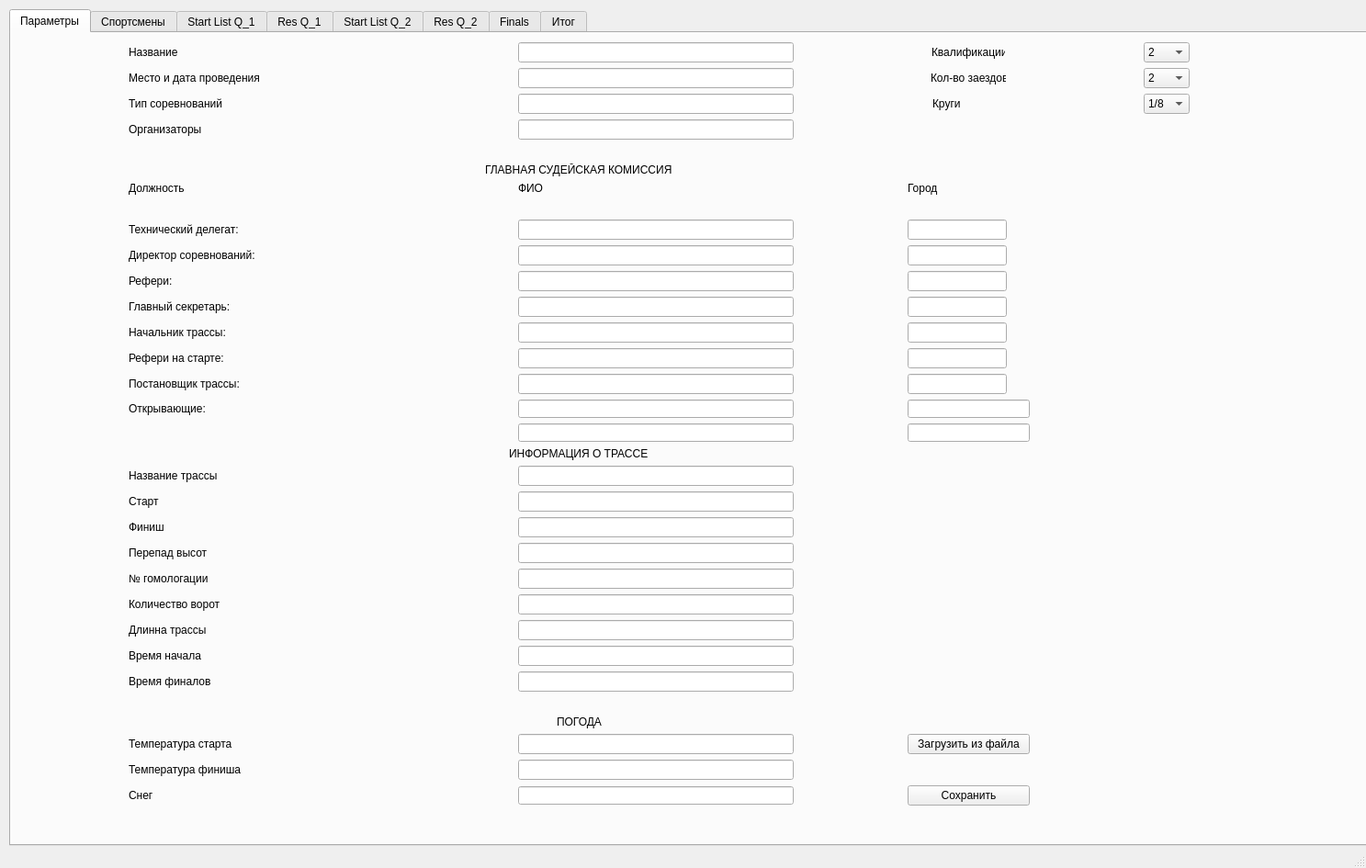
<?xml version="1.0" encoding="UTF-8"?>
<ui version="4.0">
 <class>MainWindow</class>
 <widget class="QMainWindow" name="MainWindow">
  <property name="geometry">
   <rect>
    <x>0</x>
    <y>0</y>
    <width>1487</width>
    <height>945</height>
   </rect>
  </property>
  <property name="windowTitle">
   <string>MainWindow</string>
  </property>
  <widget class="QWidget" name="centralwidget">
   <widget class="QTabWidget" name="tabWidget">
    <property name="enabled">
     <bool>true</bool>
    </property>
    <property name="geometry">
     <rect>
      <x>10</x>
      <y>10</y>
      <width>1481</width>
      <height>911</height>
     </rect>
    </property>
    <property name="currentIndex">
     <number>0</number>
    </property>
    <widget class="QWidget" name="tab">
     <attribute name="title">
      <string>Параметры</string>
     </attribute>
     <widget class="QWidget" name="gridLayoutWidget">
      <property name="geometry">
       <rect>
        <x>10</x>
        <y>10</y>
        <width>1391</width>
        <height>831</height>
       </rect>
      </property>
      <layout class="QGridLayout" name="gridLayout">
       <item row="17" column="0">
        <widget class="QLabel" name="label_21">
         <property name="text">
          <string/>
         </property>
        </widget>
       </item>
       <item row="1" column="0">
        <widget class="QLabel" name="label_5">
         <property name="text">
          <string>Место и дата проведения</string>
         </property>
        </widget>
       </item>
       <item row="11" column="0">
        <widget class="QLabel" name="label_13">
         <property name="text">
          <string>Главный секретарь:</string>
         </property>
        </widget>
       </item>
       <item row="15" column="1">
        <widget class="QLineEdit" name="fio8">
         <property name="minimumSize">
          <size>
           <width>300</width>
           <height>20</height>
          </size>
         </property>
         <property name="maximumSize">
          <size>
           <width>300</width>
           <height>20</height>
          </size>
         </property>
        </widget>
       </item>
       <item row="3" column="1" alignment="Qt::AlignLeft">
        <widget class="QLineEdit" name="orglineEdit">
         <property name="minimumSize">
          <size>
           <width>300</width>
           <height>0</height>
          </size>
         </property>
        </widget>
       </item>
       <item row="14" column="0">
        <widget class="QLabel" name="label_2">
         <property name="text">
          <string>Постановщик трассы:</string>
         </property>
        </widget>
       </item>
       <item row="27" column="1">
        <widget class="QLineEdit" name="startTime">
         <property name="minimumSize">
          <size>
           <width>300</width>
           <height>0</height>
          </size>
         </property>
         <property name="maximumSize">
          <size>
           <width>300</width>
           <height>16777215</height>
          </size>
         </property>
        </widget>
       </item>
       <item row="1" column="2">
        <layout class="QHBoxLayout" name="horizontalLayout_5">
         <property name="leftMargin">
          <number>0</number>
         </property>
         <item>
          <widget class="QLabel" name="label_39">
           <property name="maximumSize">
            <size>
             <width>82</width>
             <height>16777215</height>
            </size>
           </property>
           <property name="text">
            <string>Кол-во заездов</string>
           </property>
          </widget>
         </item>
        </layout>
       </item>
       <item row="3" column="0">
        <widget class="QLabel" name="label_7">
         <property name="text">
          <string>Организаторы</string>
         </property>
        </widget>
       </item>
       <item row="32" column="0">
        <widget class="QLabel" name="label_33">
         <property name="text">
          <string>Температура финиша</string>
         </property>
        </widget>
       </item>
       <item row="6" column="2" alignment="Qt::AlignLeft">
        <widget class="QLabel" name="label_17">
         <property name="text">
          <string>Город</string>
         </property>
        </widget>
       </item>
       <item row="12" column="2" alignment="Qt::AlignLeft">
        <widget class="QLineEdit" name="city5"/>
       </item>
       <item row="23" column="0">
        <widget class="QLabel" name="label_20">
         <property name="text">
          <string>Перепад высот</string>
         </property>
        </widget>
       </item>
       <item row="17" column="2">
        <widget class="QLineEdit" name="city9">
         <property name="minimumSize">
          <size>
           <width>0</width>
           <height>20</height>
          </size>
         </property>
         <property name="maximumSize">
          <size>
           <width>133</width>
           <height>20</height>
          </size>
         </property>
        </widget>
       </item>
       <item row="29" column="0" colspan="3">
        <widget class="QLabel" name="label_31">
         <property name="text">
          <string/>
         </property>
        </widget>
       </item>
       <item row="15" column="2">
        <widget class="QLineEdit" name="city8">
         <property name="minimumSize">
          <size>
           <width>0</width>
           <height>20</height>
          </size>
         </property>
         <property name="maximumSize">
          <size>
           <width>133</width>
           <height>20</height>
          </size>
         </property>
        </widget>
       </item>
       <item row="0" column="1" alignment="Qt::AlignLeft">
        <widget class="QLineEdit" name="titlelineEdit">
         <property name="minimumSize">
          <size>
           <width>300</width>
           <height>0</height>
          </size>
         </property>
        </widget>
       </item>
       <item row="0" column="2">
        <layout class="QHBoxLayout" name="horizontalLayout_4">
         <item>
          <widget class="QLabel" name="label_40">
           <property name="maximumSize">
            <size>
             <width>80</width>
             <height>16777215</height>
            </size>
           </property>
           <property name="text">
            <string>Квалификации</string>
           </property>
          </widget>
         </item>
        </layout>
       </item>
       <item row="22" column="1">
        <widget class="QLineEdit" name="finish">
         <property name="minimumSize">
          <size>
           <width>300</width>
           <height>0</height>
          </size>
         </property>
         <property name="maximumSize">
          <size>
           <width>300</width>
           <height>16777215</height>
          </size>
         </property>
        </widget>
       </item>
       <item row="10" column="1" alignment="Qt::AlignLeft">
        <widget class="QLineEdit" name="fio3">
         <property name="minimumSize">
          <size>
           <width>300</width>
           <height>0</height>
          </size>
         </property>
        </widget>
       </item>
       <item row="11" column="1" alignment="Qt::AlignLeft">
        <widget class="QLineEdit" name="fio4">
         <property name="minimumSize">
          <size>
           <width>300</width>
           <height>0</height>
          </size>
         </property>
        </widget>
       </item>
       <item row="10" column="0">
        <widget class="QLabel" name="label_12">
         <property name="text">
          <string>Рефери:</string>
         </property>
        </widget>
       </item>
       <item row="33" column="1">
        <widget class="QLineEdit" name="snow">
         <property name="minimumSize">
          <size>
           <width>300</width>
           <height>20</height>
          </size>
         </property>
         <property name="maximumSize">
          <size>
           <width>300</width>
           <height>20</height>
          </size>
         </property>
        </widget>
       </item>
       <item row="9" column="2" alignment="Qt::AlignLeft">
        <widget class="QLineEdit" name="city2"/>
       </item>
       <item row="20" column="0">
        <widget class="QLabel" name="label_22">
         <property name="text">
          <string>Название трассы</string>
         </property>
        </widget>
       </item>
       <item row="9" column="1" alignment="Qt::AlignLeft">
        <widget class="QLineEdit" name="fio2">
         <property name="minimumSize">
          <size>
           <width>300</width>
           <height>0</height>
          </size>
         </property>
        </widget>
       </item>
       <item row="13" column="2" alignment="Qt::AlignLeft">
        <widget class="QLineEdit" name="city6"/>
       </item>
       <item row="6" column="0" alignment="Qt::AlignLeft">
        <widget class="QLabel" name="label_9">
         <property name="text">
          <string>Должность</string>
         </property>
        </widget>
       </item>
       <item row="15" column="0">
        <widget class="QLabel" name="label_3">
         <property name="text">
          <string>Открывающие:</string>
         </property>
        </widget>
       </item>
       <item row="27" column="0">
        <widget class="QLabel" name="label_28">
         <property name="text">
          <string>Время начала</string>
         </property>
        </widget>
       </item>
       <item row="23" column="1">
        <widget class="QLineEdit" name="altitudeDiff">
         <property name="minimumSize">
          <size>
           <width>300</width>
           <height>0</height>
          </size>
         </property>
         <property name="maximumSize">
          <size>
           <width>300</width>
           <height>16777215</height>
          </size>
         </property>
        </widget>
       </item>
       <item row="21" column="0">
        <widget class="QLabel" name="label_23">
         <property name="text">
          <string>Старт</string>
         </property>
        </widget>
       </item>
       <item row="18" column="0" colspan="3" alignment="Qt::AlignHCenter">
        <widget class="QLabel" name="label_4">
         <property name="text">
          <string>ИНФОРМАЦИЯ О ТРАССЕ</string>
         </property>
        </widget>
       </item>
       <item row="33" column="2">
        <widget class="QPushButton" name="saveParams">
         <property name="maximumSize">
          <size>
           <width>150</width>
           <height>45</height>
          </size>
         </property>
         <property name="text">
          <string>Сохранить</string>
         </property>
        </widget>
       </item>
       <item row="12" column="1" alignment="Qt::AlignLeft">
        <widget class="QLineEdit" name="fio5">
         <property name="minimumSize">
          <size>
           <width>300</width>
           <height>0</height>
          </size>
         </property>
        </widget>
       </item>
       <item row="14" column="1" alignment="Qt::AlignLeft">
        <widget class="QLineEdit" name="fio7">
         <property name="minimumSize">
          <size>
           <width>300</width>
           <height>0</height>
          </size>
         </property>
        </widget>
       </item>
       <item row="31" column="1">
        <widget class="QLineEdit" name="startTemp">
         <property name="minimumSize">
          <size>
           <width>300</width>
           <height>0</height>
          </size>
         </property>
         <property name="maximumSize">
          <size>
           <width>300</width>
           <height>16777215</height>
          </size>
         </property>
        </widget>
       </item>
       <item row="14" column="2" alignment="Qt::AlignLeft">
        <widget class="QLineEdit" name="city7"/>
       </item>
       <item row="26" column="0">
        <widget class="QLabel" name="label_27">
         <property name="text">
          <string>Длинна трассы</string>
         </property>
        </widget>
       </item>
       <item row="22" column="0">
        <widget class="QLabel" name="label_24">
         <property name="text">
          <string>Финиш</string>
         </property>
        </widget>
       </item>
       <item row="8" column="2" alignment="Qt::AlignLeft">
        <widget class="QLineEdit" name="city1"/>
       </item>
       <item row="32" column="1">
        <widget class="QLineEdit" name="finishTemp">
         <property name="minimumSize">
          <size>
           <width>300</width>
           <height>0</height>
          </size>
         </property>
         <property name="maximumSize">
          <size>
           <width>300</width>
           <height>16777215</height>
          </size>
         </property>
        </widget>
       </item>
       <item row="2" column="0">
        <widget class="QLabel" name="label_6">
         <property name="text">
          <string>Тип соревнований</string>
         </property>
        </widget>
       </item>
       <item row="20" column="1">
        <widget class="QLineEdit" name="trackName">
         <property name="minimumSize">
          <size>
           <width>300</width>
           <height>0</height>
          </size>
         </property>
         <property name="maximumSize">
          <size>
           <width>300</width>
           <height>16777215</height>
          </size>
         </property>
        </widget>
       </item>
       <item row="30" column="0" colspan="3" alignment="Qt::AlignHCenter">
        <widget class="QLabel" name="label_30">
         <property name="text">
          <string>ПОГОДА</string>
         </property>
        </widget>
       </item>
       <item row="2" column="2">
        <layout class="QHBoxLayout" name="horizontalLayout_6">
         <item>
          <widget class="QLabel" name="label_37">
           <property name="maximumSize">
            <size>
             <width>78</width>
             <height>16777215</height>
            </size>
           </property>
           <property name="text">
            <string>Круги</string>
           </property>
          </widget>
         </item>
        </layout>
       </item>
       <item row="2" column="1" alignment="Qt::AlignLeft">
        <widget class="QLineEdit" name="typelineEdit">
         <property name="minimumSize">
          <size>
           <width>300</width>
           <height>0</height>
          </size>
         </property>
        </widget>
       </item>
       <item row="7" column="0" colspan="3">
        <widget class="QLabel" name="label_19">
         <property name="text">
          <string/>
         </property>
        </widget>
       </item>
       <item row="5" column="0" colspan="3" alignment="Qt::AlignHCenter">
        <widget class="QLabel" name="label_8">
         <property name="text">
          <string>ГЛАВНАЯ СУДЕЙСКАЯ КОМИССИЯ</string>
         </property>
        </widget>
       </item>
       <item row="28" column="1">
        <widget class="QLineEdit" name="finalsTime">
         <property name="minimumSize">
          <size>
           <width>300</width>
           <height>0</height>
          </size>
         </property>
         <property name="maximumSize">
          <size>
           <width>300</width>
           <height>16777215</height>
          </size>
         </property>
        </widget>
       </item>
       <item row="10" column="2" alignment="Qt::AlignLeft">
        <widget class="QLineEdit" name="city3"/>
       </item>
       <item row="17" column="1">
        <widget class="QLineEdit" name="fio9">
         <property name="minimumSize">
          <size>
           <width>300</width>
           <height>20</height>
          </size>
         </property>
         <property name="maximumSize">
          <size>
           <width>300</width>
           <height>20</height>
          </size>
         </property>
        </widget>
       </item>
       <item row="33" column="0">
        <widget class="QLabel" name="label_34">
         <property name="text">
          <string>Снег</string>
         </property>
        </widget>
       </item>
       <item row="25" column="1">
        <widget class="QLineEdit" name="gates">
         <property name="minimumSize">
          <size>
           <width>300</width>
           <height>0</height>
          </size>
         </property>
         <property name="maximumSize">
          <size>
           <width>300</width>
           <height>16777215</height>
          </size>
         </property>
        </widget>
       </item>
       <item row="1" column="1" alignment="Qt::AlignLeft">
        <widget class="QLineEdit" name="datelineEdit">
         <property name="minimumSize">
          <size>
           <width>300</width>
           <height>0</height>
          </size>
         </property>
        </widget>
       </item>
       <item row="0" column="0">
        <widget class="QLabel" name="label">
         <property name="text">
          <string>Название</string>
         </property>
        </widget>
       </item>
       <item row="25" column="0">
        <widget class="QLabel" name="label_26">
         <property name="text">
          <string>Количество ворот</string>
         </property>
        </widget>
       </item>
       <item row="28" column="0">
        <widget class="QLabel" name="label_29">
         <property name="text">
          <string>Время финалов</string>
         </property>
        </widget>
       </item>
       <item row="8" column="1" alignment="Qt::AlignLeft|Qt::AlignVCenter">
        <widget class="QLineEdit" name="fio1">
         <property name="minimumSize">
          <size>
           <width>300</width>
           <height>0</height>
          </size>
         </property>
        </widget>
       </item>
       <item row="6" column="1" alignment="Qt::AlignLeft">
        <widget class="QLabel" name="label_16">
         <property name="text">
          <string>ФИО</string>
         </property>
        </widget>
       </item>
       <item row="11" column="2" alignment="Qt::AlignLeft">
        <widget class="QLineEdit" name="city4"/>
       </item>
       <item row="12" column="0">
        <widget class="QLabel" name="label_14">
         <property name="text">
          <string>Начальник трассы:</string>
         </property>
        </widget>
       </item>
       <item row="8" column="0">
        <widget class="QLabel" name="label_10">
         <property name="maximumSize">
          <size>
           <width>300</width>
           <height>16777215</height>
          </size>
         </property>
         <property name="text">
          <string>Технический делегат:</string>
         </property>
        </widget>
       </item>
       <item row="24" column="0">
        <widget class="QLabel" name="label_25">
         <property name="text">
          <string>№ гомологации</string>
         </property>
        </widget>
       </item>
       <item row="13" column="1" alignment="Qt::AlignLeft">
        <widget class="QLineEdit" name="fio6">
         <property name="minimumSize">
          <size>
           <width>300</width>
           <height>0</height>
          </size>
         </property>
        </widget>
       </item>
       <item row="31" column="0">
        <widget class="QLabel" name="label_32">
         <property name="text">
          <string>Температура старта</string>
         </property>
        </widget>
       </item>
       <item row="9" column="0">
        <widget class="QLabel" name="label_11">
         <property name="text">
          <string>Директор соревнований:</string>
         </property>
        </widget>
       </item>
       <item row="21" column="1">
        <widget class="QLineEdit" name="start">
         <property name="minimumSize">
          <size>
           <width>300</width>
           <height>0</height>
          </size>
         </property>
         <property name="maximumSize">
          <size>
           <width>300</width>
           <height>16777215</height>
          </size>
         </property>
        </widget>
       </item>
       <item row="13" column="0">
        <widget class="QLabel" name="label_15">
         <property name="text">
          <string>Рефери на старте:</string>
         </property>
        </widget>
       </item>
       <item row="26" column="1">
        <widget class="QLineEdit" name="length">
         <property name="minimumSize">
          <size>
           <width>300</width>
           <height>0</height>
          </size>
         </property>
         <property name="maximumSize">
          <size>
           <width>300</width>
           <height>16777215</height>
          </size>
         </property>
        </widget>
       </item>
       <item row="4" column="0" colspan="3">
        <widget class="QLabel" name="label_18">
         <property name="text">
          <string/>
         </property>
        </widget>
       </item>
       <item row="24" column="1">
        <widget class="QLineEdit" name="homologation">
         <property name="minimumSize">
          <size>
           <width>300</width>
           <height>0</height>
          </size>
         </property>
         <property name="maximumSize">
          <size>
           <width>300</width>
           <height>16777215</height>
          </size>
         </property>
        </widget>
       </item>
       <item row="31" column="2">
        <widget class="QPushButton" name="pushButtonLoadSettings">
         <property name="text">
          <string>Загрузить из файла</string>
         </property>
        </widget>
       </item>
       <item row="1" column="3">
        <widget class="QComboBox" name="runsComboBox">
         <property name="maximumSize">
          <size>
           <width>50</width>
           <height>16777215</height>
          </size>
         </property>
         <property name="currentIndex">
          <number>1</number>
         </property>
         <item>
          <property name="text">
           <string>1</string>
          </property>
         </item>
         <item>
          <property name="text">
           <string>2</string>
          </property>
         </item>
        </widget>
       </item>
       <item row="0" column="3">
        <widget class="QComboBox" name="qualificationsComboBox">
         <property name="maximumSize">
          <size>
           <width>50</width>
           <height>16777215</height>
          </size>
         </property>
         <property name="currentText">
          <string>2</string>
         </property>
         <property name="currentIndex">
          <number>1</number>
         </property>
         <property name="frame">
          <bool>true</bool>
         </property>
         <item>
          <property name="text">
           <string>1</string>
          </property>
         </item>
         <item>
          <property name="text">
           <string>2</string>
          </property>
         </item>
        </widget>
       </item>
       <item row="2" column="3">
        <widget class="QComboBox" name="roundsComboBox">
         <property name="maximumSize">
          <size>
           <width>50</width>
           <height>16777215</height>
          </size>
         </property>
         <property name="currentIndex">
          <number>1</number>
         </property>
         <item>
          <property name="text">
           <string>1/16</string>
          </property>
         </item>
         <item>
          <property name="text">
           <string>1/8</string>
          </property>
         </item>
         <item>
          <property name="text">
           <string>1/4</string>
          </property>
         </item>
         <item>
          <property name="text">
           <string>1/2</string>
          </property>
         </item>
        </widget>
       </item>
      </layout>
     </widget>
    </widget>
    <widget class="QWidget" name="tab_3">
     <attribute name="title">
      <string>Спортсмены</string>
     </attribute>
     <widget class="QTableWidget" name="participantsTable">
      <property name="geometry">
       <rect>
        <x>0</x>
        <y>0</y>
        <width>751</width>
        <height>761</height>
       </rect>
      </property>
      <column>
       <property name="text">
        <string>bib</string>
       </property>
      </column>
      <column>
       <property name="text">
        <string>С.Ф.</string>
       </property>
      </column>
      <column>
       <property name="text">
        <string>ФИО</string>
       </property>
      </column>
      <column>
       <property name="text">
        <string>Год рождения</string>
       </property>
      </column>
      <column>
       <property name="text">
        <string>Разряд</string>
       </property>
      </column>
      <column>
       <property name="text">
        <string>Очки КР</string>
       </property>
      </column>
     </widget>
     <widget class="QWidget" name="horizontalLayoutWidget">
      <property name="geometry">
       <rect>
        <x>160</x>
        <y>770</y>
        <width>401</width>
        <height>51</height>
       </rect>
      </property>
      <layout class="QHBoxLayout" name="horizontalLayout_3">
       <item>
        <widget class="QPushButton" name="pushButtonDelete">
         <property name="text">
          <string>Удaлить данные</string>
         </property>
        </widget>
       </item>
       <item>
        <widget class="QPushButton" name="pushButtonAdd">
         <property name="text">
          <string>Добавить спортсмена</string>
         </property>
        </widget>
       </item>
       <item>
        <widget class="QPushButton" name="pushButtonSave">
         <property name="text">
          <string>Сохранить данные!</string>
         </property>
        </widget>
       </item>
      </layout>
     </widget>
     <widget class="QPushButton" name="pushButtonLoadList">
      <property name="geometry">
       <rect>
        <x>870</x>
        <y>20</y>
        <width>181</width>
        <height>61</height>
       </rect>
      </property>
      <property name="text">
       <string>Загрузить список участников</string>
      </property>
     </widget>
     <widget class="QWidget" name="horizontalLayoutWidget_2">
      <property name="geometry">
       <rect>
        <x>759</x>
        <y>100</y>
        <width>351</width>
        <height>51</height>
       </rect>
      </property>
      <layout class="QHBoxLayout" name="horizontalLayout">
       <item>
        <widget class="QLabel" name="label_38">
         <property name="maximumSize">
          <size>
           <width>50</width>
           <height>16777215</height>
          </size>
         </property>
         <property name="text">
          <string>Файл:</string>
         </property>
        </widget>
       </item>
       <item alignment="Qt::AlignLeft">
        <widget class="QLabel" name="fileNameLabel">
         <property name="text">
          <string/>
         </property>
        </widget>
       </item>
      </layout>
     </widget>
     <widget class="QLabel" name="labelError">
      <property name="geometry">
       <rect>
        <x>760</x>
        <y>170</y>
        <width>351</width>
        <height>31</height>
       </rect>
      </property>
      <property name="text">
       <string/>
      </property>
     </widget>
    </widget>
    <widget class="QWidget" name="tab_2">
     <attribute name="title">
      <string>Start List Q_1</string>
     </attribute>
     <widget class="QWidget" name="gridLayoutWidget_2">
      <property name="geometry">
       <rect>
        <x>0</x>
        <y>10</y>
        <width>1181</width>
        <height>771</height>
       </rect>
      </property>
      <layout class="QGridLayout" name="gridLayout_2">
       <item row="0" column="1" alignment="Qt::AlignHCenter">
        <widget class="QLabel" name="label_36">
         <property name="styleSheet">
          <string notr="true">font-weight: 600;
color: rgb(0, 0, 255)
</string>
         </property>
         <property name="text">
          <string>СИНЯЯ ТРАССА</string>
         </property>
        </widget>
       </item>
       <item row="1" column="0">
        <widget class="QTableWidget" name="redListQ1">
         <property name="enabled">
          <bool>true</bool>
         </property>
         <property name="maximumSize">
          <size>
           <width>16777215</width>
           <height>16777215</height>
          </size>
         </property>
         <column>
          <property name="text">
           <string>bib</string>
          </property>
         </column>
         <column>
          <property name="text">
           <string>С.Ф.</string>
          </property>
         </column>
         <column>
          <property name="text">
           <string>ФИО</string>
          </property>
         </column>
         <column>
          <property name="text">
           <string>С.К.</string>
          </property>
         </column>
        </widget>
       </item>
       <item row="0" column="0" alignment="Qt::AlignHCenter">
        <widget class="QLabel" name="label_35">
         <property name="styleSheet">
          <string notr="true">font-weight: 600;
color: rgb(255, 0, 0)</string>
         </property>
         <property name="text">
          <string>КРАСНАЯ ТРАССА</string>
         </property>
        </widget>
       </item>
       <item row="1" column="1">
        <widget class="QTableWidget" name="blueListQ1">
         <column>
          <property name="text">
           <string>bib</string>
          </property>
         </column>
         <column>
          <property name="text">
           <string>С.Ф.</string>
          </property>
         </column>
         <column>
          <property name="text">
           <string>ФИО</string>
          </property>
         </column>
         <column>
          <property name="text">
           <string>С.К.</string>
          </property>
         </column>
        </widget>
       </item>
      </layout>
     </widget>
     <widget class="QPushButton" name="pushButtonAccept">
      <property name="geometry">
       <rect>
        <x>800</x>
        <y>790</y>
        <width>331</width>
        <height>41</height>
       </rect>
      </property>
      <property name="text">
       <string>ПОДТВЕРДИТЬ СПИСОК</string>
      </property>
     </widget>
    </widget>
    <widget class="QWidget" name="tab_4">
     <attribute name="title">
      <string>Res Q_1</string>
     </attribute>
     <widget class="QWidget" name="gridLayoutWidget_4">
      <property name="geometry">
       <rect>
        <x>0</x>
        <y>10</y>
        <width>1461</width>
        <height>771</height>
       </rect>
      </property>
      <layout class="QGridLayout" name="gridLayout_6">
       <item row="1" column="1">
        <widget class="QTableWidget" name="BlueUnsortListQ1">
         <property name="maximumSize">
          <size>
           <width>430</width>
           <height>16777215</height>
          </size>
         </property>
         <column>
          <property name="text">
           <string>bib</string>
          </property>
         </column>
         <column>
          <property name="text">
           <string>С.Ф.</string>
          </property>
         </column>
         <column>
          <property name="text">
           <string>ФИО</string>
          </property>
         </column>
         <column>
          <property name="text">
           <string>Время</string>
          </property>
         </column>
        </widget>
       </item>
       <item row="0" column="1" alignment="Qt::AlignHCenter">
        <widget class="QLabel" name="label_110">
         <property name="styleSheet">
          <string notr="true">font-weight: 600;
color: rgb(0, 0, 255)</string>
         </property>
         <property name="text">
          <string>СИНЯЯ ТРАССА</string>
         </property>
        </widget>
       </item>
       <item row="0" column="0" alignment="Qt::AlignHCenter">
        <widget class="QLabel" name="label_109">
         <property name="styleSheet">
          <string notr="true">font-weight: 600;
color: rgb(255, 0, 0)</string>
         </property>
         <property name="text">
          <string>КРАССНАЯ ТРАССА</string>
         </property>
        </widget>
       </item>
       <item row="1" column="2">
        <widget class="QTableWidget" name="ResSortListQ1">
         <property name="maximumSize">
          <size>
           <width>600</width>
           <height>16777215</height>
          </size>
         </property>
         <column>
          <property name="text">
           <string>Место</string>
          </property>
         </column>
         <column>
          <property name="text">
           <string>bib</string>
          </property>
         </column>
         <column>
          <property name="text">
           <string>ФИО</string>
          </property>
         </column>
         <column>
          <property name="text">
           <string>Время</string>
          </property>
         </column>
         <column>
          <property name="text">
           <string>Трасса</string>
          </property>
         </column>
        </widget>
       </item>
       <item row="0" column="2" alignment="Qt::AlignHCenter">
        <widget class="QLabel" name="label_113">
         <property name="text">
          <string>ОТСОРТИРОВАННОЕ ОБЩЕЕ ВРЕМЯ</string>
         </property>
        </widget>
       </item>
       <item row="1" column="0">
        <widget class="QTableWidget" name="RedUnsortListQ1">
         <property name="maximumSize">
          <size>
           <width>430</width>
           <height>16777215</height>
          </size>
         </property>
         <column>
          <property name="text">
           <string>bib</string>
          </property>
         </column>
         <column>
          <property name="text">
           <string>С.Ф.</string>
          </property>
         </column>
         <column>
          <property name="text">
           <string>ФИО</string>
          </property>
         </column>
         <column>
          <property name="text">
           <string>Время</string>
          </property>
         </column>
        </widget>
       </item>
      </layout>
     </widget>
    </widget>
    <widget class="QWidget" name="CC_Q_2_Tab">
     <attribute name="title">
      <string>Start List Q_2</string>
     </attribute>
     <widget class="QWidget" name="gridLayoutWidget_3">
      <property name="geometry">
       <rect>
        <x>0</x>
        <y>10</y>
        <width>1181</width>
        <height>771</height>
       </rect>
      </property>
      <layout class="QGridLayout" name="gridLayout_3">
       <item row="0" column="1" alignment="Qt::AlignHCenter">
        <widget class="QLabel" name="label_43">
         <property name="styleSheet">
          <string notr="true">font-weight: 600;
color: rgb(0, 0, 255)</string>
         </property>
         <property name="text">
          <string>СИНЯЯ ТРАССА</string>
         </property>
        </widget>
       </item>
       <item row="1" column="0">
        <widget class="QTableWidget" name="redListQ2">
         <property name="maximumSize">
          <size>
           <width>16777215</width>
           <height>16777215</height>
          </size>
         </property>
         <column>
          <property name="text">
           <string>bib</string>
          </property>
         </column>
         <column>
          <property name="text">
           <string>ФИО</string>
          </property>
         </column>
         <column>
          <property name="text">
           <string>Время Q1</string>
          </property>
         </column>
        </widget>
       </item>
       <item row="0" column="0" alignment="Qt::AlignHCenter">
        <widget class="QLabel" name="label_44">
         <property name="styleSheet">
          <string notr="true">font-weight: 600;
color: rgb(255, 0, 0)</string>
         </property>
         <property name="text">
          <string>КРАСНАЯ ТРАССА</string>
         </property>
        </widget>
       </item>
       <item row="1" column="1">
        <widget class="QTableWidget" name="blueListQ2">
         <column>
          <property name="text">
           <string>bib</string>
          </property>
         </column>
         <column>
          <property name="text">
           <string>ФИО</string>
          </property>
         </column>
         <column>
          <property name="text">
           <string>Время Q1</string>
          </property>
         </column>
        </widget>
       </item>
      </layout>
     </widget>
     <widget class="QPushButton" name="pushButtonAccept_2">
      <property name="geometry">
       <rect>
        <x>800</x>
        <y>790</y>
        <width>331</width>
        <height>41</height>
       </rect>
      </property>
      <property name="text">
       <string>ПОДТВЕРДИТЬ СПИСОК</string>
      </property>
     </widget>
    </widget>
    <widget class="QWidget" name="RES_Q_2_Tab">
     <attribute name="title">
      <string>Res Q_2</string>
     </attribute>
     <widget class="QPushButton" name="pushButtonShowFinals">
      <property name="geometry">
       <rect>
        <x>790</x>
        <y>830</y>
        <width>331</width>
        <height>41</height>
       </rect>
      </property>
      <property name="text">
       <string>ПОКАЗАТЬ ФИНАЛЫ</string>
      </property>
     </widget>
     <widget class="QWidget" name="gridLayoutWidget_5">
      <property name="geometry">
       <rect>
        <x>0</x>
        <y>10</y>
        <width>1461</width>
        <height>771</height>
       </rect>
      </property>
      <layout class="QGridLayout" name="gridLayout_7">
       <item row="1" column="0">
        <widget class="QTableWidget" name="RedUnsortListQ2">
         <property name="maximumSize">
          <size>
           <width>430</width>
           <height>16777215</height>
          </size>
         </property>
         <column>
          <property name="text">
           <string>bib</string>
          </property>
         </column>
         <column>
          <property name="text">
           <string>С.Ф.</string>
          </property>
         </column>
         <column>
          <property name="text">
           <string>ФИО</string>
          </property>
         </column>
         <column>
          <property name="text">
           <string>Время</string>
          </property>
         </column>
        </widget>
       </item>
       <item row="1" column="1">
        <widget class="QTableWidget" name="BlueUnsortListQ2">
         <property name="maximumSize">
          <size>
           <width>430</width>
           <height>16777215</height>
          </size>
         </property>
         <column>
          <property name="text">
           <string>bib</string>
          </property>
         </column>
         <column>
          <property name="text">
           <string>С.Ф.</string>
          </property>
         </column>
         <column>
          <property name="text">
           <string>ФИО</string>
          </property>
         </column>
         <column>
          <property name="text">
           <string>Время</string>
          </property>
         </column>
        </widget>
       </item>
       <item row="0" column="1" alignment="Qt::AlignHCenter">
        <widget class="QLabel" name="label_111">
         <property name="styleSheet">
          <string notr="true">font-weight: 600;
color: rgb(0, 0, 255)</string>
         </property>
         <property name="text">
          <string>СИНЯЯ ТРАССА</string>
         </property>
        </widget>
       </item>
       <item row="0" column="0" alignment="Qt::AlignHCenter">
        <widget class="QLabel" name="label_112">
         <property name="styleSheet">
          <string notr="true">font-weight: 600;
color: rgb(255, 0, 0)</string>
         </property>
         <property name="text">
          <string>КРАССНАЯ ТРАССА</string>
         </property>
        </widget>
       </item>
       <item row="1" column="2">
        <widget class="QTableWidget" name="ResSortListQ2">
         <property name="maximumSize">
          <size>
           <width>600</width>
           <height>16777215</height>
          </size>
         </property>
         <column>
          <property name="text">
           <string>Место</string>
          </property>
         </column>
         <column>
          <property name="text">
           <string>bib</string>
          </property>
         </column>
         <column>
          <property name="text">
           <string>ФИО</string>
          </property>
         </column>
         <column>
          <property name="text">
           <string>Время Q_1</string>
          </property>
         </column>
         <column>
          <property name="text">
           <string>Время Q_2</string>
          </property>
         </column>
         <column>
          <property name="text">
           <string>Трасса</string>
          </property>
         </column>
        </widget>
       </item>
       <item row="0" column="2" alignment="Qt::AlignHCenter">
        <widget class="QLabel" name="label_114">
         <property name="text">
          <string>ОТСОРТИРОВАННОЕ ОБЩЕЕ ВРЕМЯ</string>
         </property>
        </widget>
       </item>
      </layout>
     </widget>
    </widget>
    <widget class="QWidget" name="tab_6">
     <attribute name="title">
      <string>Finals</string>
     </attribute>
     <widget class="QTableWidget" name="tableWidgetFinals">
      <property name="geometry">
       <rect>
        <x>10</x>
        <y>40</y>
        <width>891</width>
        <height>621</height>
       </rect>
      </property>
      <row>
       <property name="text">
        <string>Heat 1</string>
       </property>
      </row>
      <row>
       <property name="text">
        <string>Heat 2</string>
       </property>
      </row>
      <row>
       <property name="text">
        <string>Heat 3</string>
       </property>
      </row>
      <row>
       <property name="text">
        <string>Heat 4</string>
       </property>
      </row>
      <row>
       <property name="text">
        <string>Heat 5</string>
       </property>
      </row>
      <row>
       <property name="text">
        <string>Heat 6</string>
       </property>
      </row>
      <row>
       <property name="text">
        <string>Heat 7</string>
       </property>
      </row>
      <row>
       <property name="text">
        <string>Heat 9</string>
       </property>
      </row>
      <row>
       <property name="text">
        <string>Heat 10</string>
       </property>
      </row>
      <row>
       <property name="text">
        <string>Heat 11</string>
       </property>
      </row>
      <row>
       <property name="text">
        <string>Heat 12</string>
       </property>
      </row>
      <row>
       <property name="text">
        <string>Heat 13</string>
       </property>
      </row>
      <row>
       <property name="text">
        <string>Heat 14</string>
       </property>
      </row>
      <row>
       <property name="text">
        <string>Heat 15</string>
       </property>
      </row>
      <row>
       <property name="text">
        <string>Heat 16</string>
       </property>
      </row>
      <column>
       <property name="text">
        <string>bib</string>
       </property>
      </column>
      <column>
       <property name="text">
        <string>Трасса1</string>
       </property>
       <property name="background">
        <color>
         <red>255</red>
         <green>255</green>
         <blue>255</blue>
        </color>
       </property>
      </column>
      <column>
       <property name="text">
        <string>Время 1</string>
       </property>
      </column>
      <column>
       <property name="text">
        <string>Трасса2</string>
       </property>
      </column>
      <column>
       <property name="text">
        <string>Время 2</string>
       </property>
      </column>
      <item row="0" column="1">
       <property name="text">
        <string/>
       </property>
       <property name="background">
        <brush brushstyle="NoBrush">
         <color alpha="255">
          <red>255</red>
          <green>255</green>
          <blue>255</blue>
         </color>
        </brush>
       </property>
       <property name="foreground">
        <brush brushstyle="NoBrush">
         <color alpha="255">
          <red>255</red>
          <green>0</green>
          <blue>0</blue>
         </color>
        </brush>
       </property>
      </item>
      <item row="0" column="3">
       <property name="text">
        <string/>
       </property>
       <property name="background">
        <brush brushstyle="SolidPattern">
         <color alpha="255">
          <red>0</red>
          <green>0</green>
          <blue>255</blue>
         </color>
        </brush>
       </property>
      </item>
      <item row="1" column="1">
       <property name="text">
        <string/>
       </property>
       <property name="foreground">
        <brush brushstyle="NoBrush">
         <color alpha="255">
          <red>255</red>
          <green>0</green>
          <blue>0</blue>
         </color>
        </brush>
       </property>
      </item>
      <item row="2" column="1">
       <property name="text">
        <string/>
       </property>
       <property name="background">
        <brush brushstyle="SolidPattern">
         <color alpha="255">
          <red>255</red>
          <green>255</green>
          <blue>255</blue>
         </color>
        </brush>
       </property>
      </item>
      <item row="3" column="1">
       <property name="text">
        <string/>
       </property>
      </item>
     </widget>
     <widget class="QWidget" name="layoutWidget">
      <property name="geometry">
       <rect>
        <x>10</x>
        <y>10</y>
        <width>245</width>
        <height>19</height>
       </rect>
      </property>
      <layout class="QHBoxLayout" name="horizontalLayout_11">
       <item>
        <widget class="QRadioButton" name="radioButton8">
         <property name="text">
          <string>1/8</string>
         </property>
         <attribute name="buttonGroup">
          <string notr="true">buttonGroup</string>
         </attribute>
        </widget>
       </item>
       <item>
        <widget class="QRadioButton" name="radioButton4">
         <property name="text">
          <string>1/4</string>
         </property>
         <attribute name="buttonGroup">
          <string notr="true">buttonGroup</string>
         </attribute>
        </widget>
       </item>
       <item>
        <widget class="QRadioButton" name="radioButtonBF_SF">
         <property name="text">
          <string>BF|SF</string>
         </property>
         <attribute name="buttonGroup">
          <string notr="true">buttonGroup</string>
         </attribute>
        </widget>
       </item>
      </layout>
     </widget>
    </widget>
    <widget class="QWidget" name="tab_8">
     <attribute name="title">
      <string>Итог</string>
     </attribute>
     <widget class="QWidget" name="gridLayoutWidget_8">
      <property name="geometry">
       <rect>
        <x>-1</x>
        <y>-1</y>
        <width>1261</width>
        <height>771</height>
       </rect>
      </property>
      <layout class="QGridLayout" name="gridLayout_10"/>
     </widget>
    </widget>
   </widget>
  </widget>
  <widget class="QMenuBar" name="menubar">
   <property name="geometry">
    <rect>
     <x>0</x>
     <y>0</y>
     <width>1487</width>
     <height>21</height>
    </rect>
   </property>
  </widget>
  <widget class="QStatusBar" name="statusbar"/>
 </widget>
 <resources/>
 <connections/>
 <buttongroups>
  <buttongroup name="buttonGroup"/>
 </buttongroups>
</ui>
